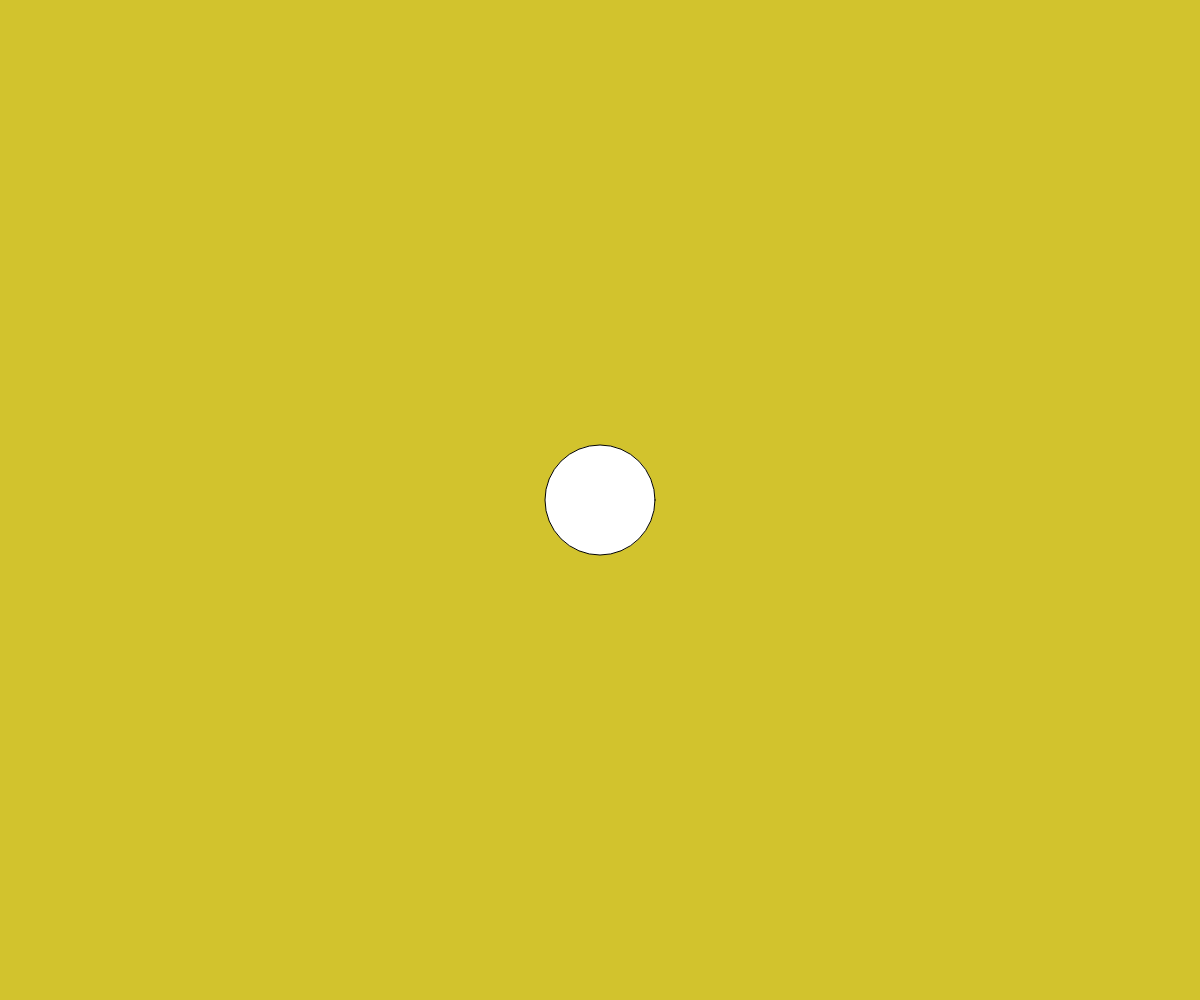
Frame 1 (no input)
Frame 60 (no input): identical to frame 1, image omitted
Frame 120 (the mouse pressed at the canvas centre since frame 60): identical to frame 1, image omitted

The p5.js sketch that drew this single still picture (run headless with seeded random() and noise() and a simulated clock; from frame 60 on, the mouse is pressed at the canvas centre):

// p5.js sketch
// ── sketch.js
function setup() {
  // put setup code here
  createCanvas (windowWidth,windowHeight);
}

function draw() {
  // put drawing code here
  background(210,195,45);
  circle (width/2, height/2, 110);
}
